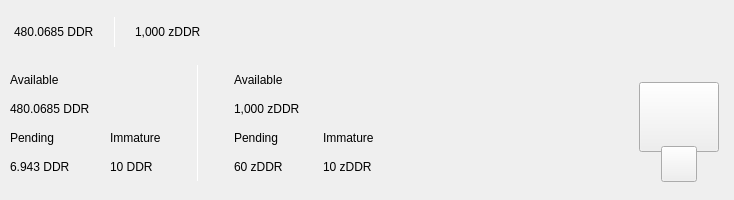
<?xml version="1.0" encoding="UTF-8"?>
<ui version="4.0">
 <class>TopBar</class>
 <widget class="QWidget" name="TopBar">
  <property name="geometry">
   <rect>
    <x>0</x>
    <y>0</y>
    <width>734</width>
    <height>200</height>
   </rect>
  </property>
  <property name="minimumSize">
   <size>
    <width>0</width>
    <height>200</height>
   </size>
  </property>
  <property name="maximumSize">
   <size>
    <width>16777215</width>
    <height>200</height>
   </size>
  </property>
  <property name="windowTitle">
   <string>Form</string>
  </property>
  <layout class="QVBoxLayout" name="verticalLayout_10" stretch="0">
   <property name="spacing">
    <number>0</number>
   </property>
   <property name="leftMargin">
    <number>0</number>
   </property>
   <property name="topMargin">
    <number>0</number>
   </property>
   <property name="rightMargin">
    <number>0</number>
   </property>
   <property name="bottomMargin">
    <number>0</number>
   </property>
   <item>
    <widget class="PFBorderImage" name="containerTop" native="true">
     <layout class="QVBoxLayout" name="verticalLayout_11">
      <property name="spacing">
       <number>0</number>
      </property>
      <property name="leftMargin">
       <number>0</number>
      </property>
      <property name="topMargin">
       <number>0</number>
      </property>
      <property name="rightMargin">
       <number>0</number>
      </property>
      <property name="bottomMargin">
       <number>0</number>
      </property>
      <item>
       <widget class="QWidget" name="top_container_2" native="true">
        <property name="minimumSize">
         <size>
          <width>0</width>
          <height>65</height>
         </size>
        </property>
        <layout class="QHBoxLayout" name="top_container">
         <property name="spacing">
          <number>0</number>
         </property>
         <property name="leftMargin">
          <number>14</number>
         </property>
         <property name="topMargin">
          <number>0</number>
         </property>
         <property name="rightMargin">
          <number>14</number>
         </property>
         <property name="bottomMargin">
          <number>0</number>
         </property>
         <item alignment="Qt::AlignVCenter">
          <widget class="QWidget" name="widgetTopAmount" native="true">
           <property name="sizePolicy">
            <sizepolicy hsizetype="Preferred" vsizetype="Maximum">
             <horstretch>0</horstretch>
             <verstretch>0</verstretch>
            </sizepolicy>
           </property>
           <layout class="QHBoxLayout" name="horizontalLayout_5">
            <property name="spacing">
             <number>0</number>
            </property>
            <property name="leftMargin">
             <number>0</number>
            </property>
            <property name="topMargin">
             <number>0</number>
            </property>
            <property name="rightMargin">
             <number>0</number>
            </property>
            <property name="bottomMargin">
             <number>0</number>
            </property>
            <item alignment="Qt::AlignTop">
             <widget class="QLabel" name="labelAmountTopDdr">
              <property name="minimumSize">
               <size>
                <width>0</width>
                <height>36</height>
               </size>
              </property>
              <property name="styleSheet">
               <string notr="true">padding:0px;margin:0px;</string>
              </property>
              <property name="text">
               <string notr="true">480.0685 DDR</string>
              </property>
             </widget>
            </item>
            <item>
             <spacer name="horizontalSpacer_11">
              <property name="orientation">
               <enum>Qt::Horizontal</enum>
              </property>
              <property name="sizeType">
               <enum>QSizePolicy::Fixed</enum>
              </property>
              <property name="sizeHint" stdset="0">
               <size>
                <width>20</width>
                <height>20</height>
               </size>
              </property>
             </spacer>
            </item>
            <item alignment="Qt::AlignVCenter">
             <widget class="QLabel" name="typeSpacerTop">
              <property name="minimumSize">
               <size>
                <width>1</width>
                <height>30</height>
               </size>
              </property>
              <property name="maximumSize">
               <size>
                <width>1</width>
                <height>30</height>
               </size>
              </property>
              <property name="styleSheet">
               <string notr="true">background-color:white;
padding:0px;
border:none;</string>
              </property>
              <property name="text">
               <string/>
              </property>
             </widget>
            </item>
            <item>
             <spacer name="horizontalSpacer_12">
              <property name="orientation">
               <enum>Qt::Horizontal</enum>
              </property>
              <property name="sizeType">
               <enum>QSizePolicy::Fixed</enum>
              </property>
              <property name="sizeHint" stdset="0">
               <size>
                <width>20</width>
                <height>20</height>
               </size>
              </property>
             </spacer>
            </item>
            <item alignment="Qt::AlignTop">
             <widget class="QLabel" name="labelAmountTopzDdr">
              <property name="minimumSize">
               <size>
                <width>0</width>
                <height>36</height>
               </size>
              </property>
              <property name="text">
               <string notr="true">1,000 zDDR</string>
              </property>
             </widget>
            </item>
           </layout>
          </widget>
         </item>
         <item>
          <spacer name="horizontalSpacer">
           <property name="orientation">
            <enum>Qt::Horizontal</enum>
           </property>
           <property name="sizeHint" stdset="0">
            <size>
             <width>40</width>
             <height>20</height>
            </size>
           </property>
          </spacer>
         </item>
         <item>
          <layout class="QHBoxLayout" name="horizontalLayout_4">
           <property name="spacing">
            <number>12</number>
           </property>
           <property name="rightMargin">
            <number>0</number>
           </property>
           <item alignment="Qt::AlignRight">
            <widget class="QWidget" name="layoutSync" native="true">
             <property name="minimumSize">
              <size>
               <width>0</width>
               <height>36</height>
              </size>
             </property>
             <property name="maximumSize">
              <size>
               <width>16777215</width>
               <height>36</height>
              </size>
             </property>
             <layout class="QVBoxLayout" name="verticalLayout_9">
              <property name="leftMargin">
               <number>0</number>
              </property>
              <property name="topMargin">
               <number>0</number>
              </property>
              <property name="rightMargin">
               <number>0</number>
              </property>
              <property name="bottomMargin">
               <number>0</number>
              </property>
              <item>
               <widget class="ExpandableButton" name="pushButtonSync" native="true">
                <property name="minimumSize">
                 <size>
                  <width>36</width>
                  <height>36</height>
                 </size>
                </property>
                <property name="maximumSize">
                 <size>
                  <width>16777215</width>
                  <height>36</height>
                 </size>
                </property>
               </widget>
              </item>
             </layout>
            </widget>
           </item>
           <item>
            <widget class="ExpandableButton" name="pushButtonHDUpgrade" native="true">
             <property name="minimumSize">
              <size>
               <width>36</width>
               <height>36</height>
              </size>
             </property>
            </widget>
           </item>
           <item>
            <widget class="ExpandableButton" name="pushButtonStack" native="true">
             <property name="minimumSize">
              <size>
               <width>36</width>
               <height>36</height>
              </size>
             </property>
            </widget>
           </item>
           <item>
            <widget class="ExpandableButton" name="pushButtonColdStaking" native="true">
             <property name="minimumSize">
              <size>
               <width>36</width>
               <height>36</height>
              </size>
             </property>
            </widget>
           </item>
           <item>
            <widget class="ExpandableButton" name="pushButtonConnection" native="true">
             <property name="minimumSize">
              <size>
               <width>36</width>
               <height>36</height>
              </size>
             </property>
            </widget>
           </item>
           <item>
            <widget class="ExpandableButton" name="pushButtonTor" native="true">
             <property name="minimumSize">
              <size>
               <width>36</width>
               <height>36</height>
              </size>
             </property>
            </widget>
           </item>
           <item>
            <widget class="ExpandableButton" name="pushButtonLock" native="true">
             <property name="sizePolicy">
              <sizepolicy hsizetype="Expanding" vsizetype="Expanding">
               <horstretch>0</horstretch>
               <verstretch>0</verstretch>
              </sizepolicy>
             </property>
             <property name="minimumSize">
              <size>
               <width>36</width>
               <height>0</height>
              </size>
             </property>
            </widget>
           </item>
           <item>
            <widget class="ExpandableButton" name="pushButtonTheme" native="true">
             <property name="minimumSize">
              <size>
               <width>36</width>
               <height>36</height>
              </size>
             </property>
             <property name="maximumSize">
              <size>
               <width>16777215</width>
               <height>36</height>
              </size>
             </property>
            </widget>
           </item>
           <item>
            <widget class="ExpandableButton" name="pushButtonFAQ" native="true">
             <property name="minimumSize">
              <size>
               <width>36</width>
               <height>36</height>
              </size>
             </property>
            </widget>
           </item>
          </layout>
         </item>
        </layout>
       </widget>
      </item>
      <item>
       <widget class="QWidget" name="bottom_container" native="true">
        <property name="minimumSize">
         <size>
          <width>0</width>
          <height>135</height>
         </size>
        </property>
        <layout class="QHBoxLayout" name="botton_container">
         <property name="leftMargin">
          <number>10</number>
         </property>
         <property name="topMargin">
          <number>0</number>
         </property>
         <property name="rightMargin">
          <number>10</number>
         </property>
         <property name="bottomMargin">
          <number>10</number>
         </property>
         <item>
          <layout class="QHBoxLayout" name="horizontalLayout_3">
           <property name="bottomMargin">
            <number>9</number>
           </property>
           <item>
            <layout class="QVBoxLayout" name="verticalLayout_7">
             <property name="spacing">
              <number>0</number>
             </property>
             <property name="leftMargin">
              <number>0</number>
             </property>
             <property name="rightMargin">
              <number>30</number>
             </property>
             <item>
              <layout class="QVBoxLayout" name="verticalLayout_2">
               <item>
                <widget class="QLabel" name="labelTitle1">
                 <property name="text">
                  <string>Available</string>
                 </property>
                </widget>
               </item>
               <item>
                <widget class="QLabel" name="labelAmountDdr">
                 <property name="text">
                  <string notr="true">480.0685 DDR</string>
                 </property>
                </widget>
               </item>
              </layout>
             </item>
             <item>
              <layout class="QHBoxLayout" name="horizontalLayout_2">
               <property name="spacing">
                <number>0</number>
               </property>
               <item>
                <layout class="QVBoxLayout" name="verticalLayout_3">
                 <item>
                  <widget class="QLabel" name="labelTitle3">
                   <property name="text">
                    <string>Pending</string>
                   </property>
                  </widget>
                 </item>
                 <item>
                  <widget class="QLabel" name="labelPendingDdr">
                   <property name="text">
                    <string notr="true">6.943 DDR</string>
                   </property>
                  </widget>
                 </item>
                </layout>
               </item>
               <item>
                <spacer name="horizontalSpacer_3">
                 <property name="orientation">
                  <enum>Qt::Horizontal</enum>
                 </property>
                 <property name="sizeType">
                  <enum>QSizePolicy::Fixed</enum>
                 </property>
                 <property name="sizeHint" stdset="0">
                  <size>
                   <width>40</width>
                   <height>20</height>
                  </size>
                 </property>
                </spacer>
               </item>
               <item>
                <layout class="QVBoxLayout" name="verticalLayout_4">
                 <item>
                  <widget class="QLabel" name="labelTitle4">
                   <property name="text">
                    <string>Immature</string>
                   </property>
                  </widget>
                 </item>
                 <item>
                  <widget class="QLabel" name="labelImmatureDdr">
                   <property name="text">
                    <string notr="true">10 DDR</string>
                   </property>
                  </widget>
                 </item>
                </layout>
               </item>
              </layout>
             </item>
            </layout>
           </item>
           <item>
            <widget class="QLabel" name="typeSpacerExpanded">
             <property name="minimumSize">
              <size>
               <width>1</width>
               <height>100</height>
              </size>
             </property>
             <property name="maximumSize">
              <size>
               <width>1</width>
               <height>16777215</height>
              </size>
             </property>
             <property name="styleSheet">
              <string notr="true">background-color:white;
padding:0px;
border:none;</string>
             </property>
             <property name="text">
              <string/>
             </property>
            </widget>
           </item>
           <item>
            <widget class="QWidget" name="zerocoinBalances" native="true">
             <layout class="QVBoxLayout" name="verticalLayout_8">
              <property name="spacing">
               <number>0</number>
              </property>
              <property name="leftMargin">
               <number>30</number>
              </property>
              <property name="topMargin">
               <number>0</number>
              </property>
              <property name="rightMargin">
               <number>0</number>
              </property>
              <property name="bottomMargin">
               <number>0</number>
              </property>
              <item>
               <layout class="QVBoxLayout" name="verticalLayout">
                <item>
                 <widget class="QLabel" name="labelTitleAvailablezDdr">
                  <property name="text">
                   <string>Available</string>
                  </property>
                 </widget>
                </item>
                <item>
                 <widget class="QLabel" name="labelAvailablezDdr">
                  <property name="text">
                   <string notr="true">1,000 zDDR</string>
                  </property>
                 </widget>
                </item>
               </layout>
              </item>
              <item>
               <layout class="QHBoxLayout" name="horizontalLayout">
                <property name="spacing">
                 <number>0</number>
                </property>
                <item>
                 <layout class="QVBoxLayout" name="verticalLayout_5">
                  <item>
                   <widget class="QLabel" name="labelTitlePendingzDdr">
                    <property name="text">
                     <string>Pending</string>
                    </property>
                   </widget>
                  </item>
                  <item>
                   <widget class="QLabel" name="labelPendingzDdr">
                    <property name="text">
                     <string notr="true">60 zDDR</string>
                    </property>
                   </widget>
                  </item>
                 </layout>
                </item>
                <item>
                 <spacer name="horizontalSpacer_4">
                  <property name="orientation">
                   <enum>Qt::Horizontal</enum>
                  </property>
                  <property name="sizeType">
                   <enum>QSizePolicy::Fixed</enum>
                  </property>
                  <property name="sizeHint" stdset="0">
                   <size>
                    <width>40</width>
                    <height>20</height>
                   </size>
                  </property>
                 </spacer>
                </item>
                <item>
                 <layout class="QVBoxLayout" name="verticalLayout_6">
                  <item>
                   <widget class="QLabel" name="labelTitleImmaturezDdr">
                    <property name="text">
                     <string>Immature</string>
                    </property>
                   </widget>
                  </item>
                  <item>
                   <widget class="QLabel" name="labelImmaturezDdr">
                    <property name="text">
                     <string notr="true">10 zDDR</string>
                    </property>
                   </widget>
                  </item>
                 </layout>
                </item>
               </layout>
              </item>
             </layout>
            </widget>
           </item>
          </layout>
         </item>
         <item>
          <spacer name="horizontalSpacer_2">
           <property name="orientation">
            <enum>Qt::Horizontal</enum>
           </property>
           <property name="sizeHint" stdset="0">
            <size>
             <width>40</width>
             <height>20</height>
            </size>
           </property>
          </spacer>
         </item>
         <item alignment="Qt::AlignHCenter|Qt::AlignVCenter">
          <widget class="QWidget" name="qrContainer" native="true">
           <property name="sizePolicy">
            <sizepolicy hsizetype="Preferred" vsizetype="Minimum">
             <horstretch>0</horstretch>
             <verstretch>0</verstretch>
            </sizepolicy>
           </property>
           <property name="minimumSize">
            <size>
             <width>90</width>
             <height>110</height>
            </size>
           </property>
           <property name="maximumSize">
            <size>
             <width>90</width>
             <height>110</height>
            </size>
           </property>
           <layout class="QVBoxLayout" name="containerQR">
            <property name="spacing">
             <number>0</number>
            </property>
            <property name="leftMargin">
             <number>5</number>
            </property>
            <property name="topMargin">
             <number>10</number>
            </property>
            <property name="rightMargin">
             <number>5</number>
            </property>
            <property name="bottomMargin">
             <number>0</number>
            </property>
            <item>
             <widget class="QPushButton" name="btnQr">
              <property name="minimumSize">
               <size>
                <width>70</width>
                <height>70</height>
               </size>
              </property>
              <property name="maximumSize">
               <size>
                <width>16777215</width>
                <height>70</height>
               </size>
              </property>
              <property name="focusPolicy">
               <enum>Qt::NoFocus</enum>
              </property>
              <property name="text">
               <string/>
              </property>
              <property name="iconSize">
               <size>
                <width>70</width>
                <height>70</height>
               </size>
              </property>
             </widget>
            </item>
            <item>
             <spacer name="verticalSpacer">
              <property name="orientation">
               <enum>Qt::Vertical</enum>
              </property>
              <property name="sizeType">
               <enum>QSizePolicy::Fixed</enum>
              </property>
              <property name="sizeHint" stdset="0">
               <size>
                <width>20</width>
                <height>20</height>
               </size>
              </property>
             </spacer>
            </item>
            <item alignment="Qt::AlignHCenter|Qt::AlignBottom">
             <widget class="QPushButton" name="pushButtonQR">
              <property name="minimumSize">
               <size>
                <width>36</width>
                <height>36</height>
               </size>
              </property>
              <property name="maximumSize">
               <size>
                <width>36</width>
                <height>36</height>
               </size>
              </property>
              <property name="focusPolicy">
               <enum>Qt::NoFocus</enum>
              </property>
              <property name="text">
               <string/>
              </property>
             </widget>
            </item>
           </layout>
          </widget>
         </item>
        </layout>
       </widget>
      </item>
     </layout>
    </widget>
   </item>
  </layout>
 </widget>
 <customwidgets>
  <customwidget>
   <class>ExpandableButton</class>
   <extends>QWidget</extends>
   <header>qt/digidinar/expandablebutton.h</header>
   <container>1</container>
  </customwidget>
  <customwidget>
   <class>PFBorderImage</class>
   <extends>QFrame</extends>
   <header>qt/digidinar/pfborderimage.h</header>
   <container>1</container>
  </customwidget>
 </customwidgets>
 <resources/>
 <connections/>
</ui>
